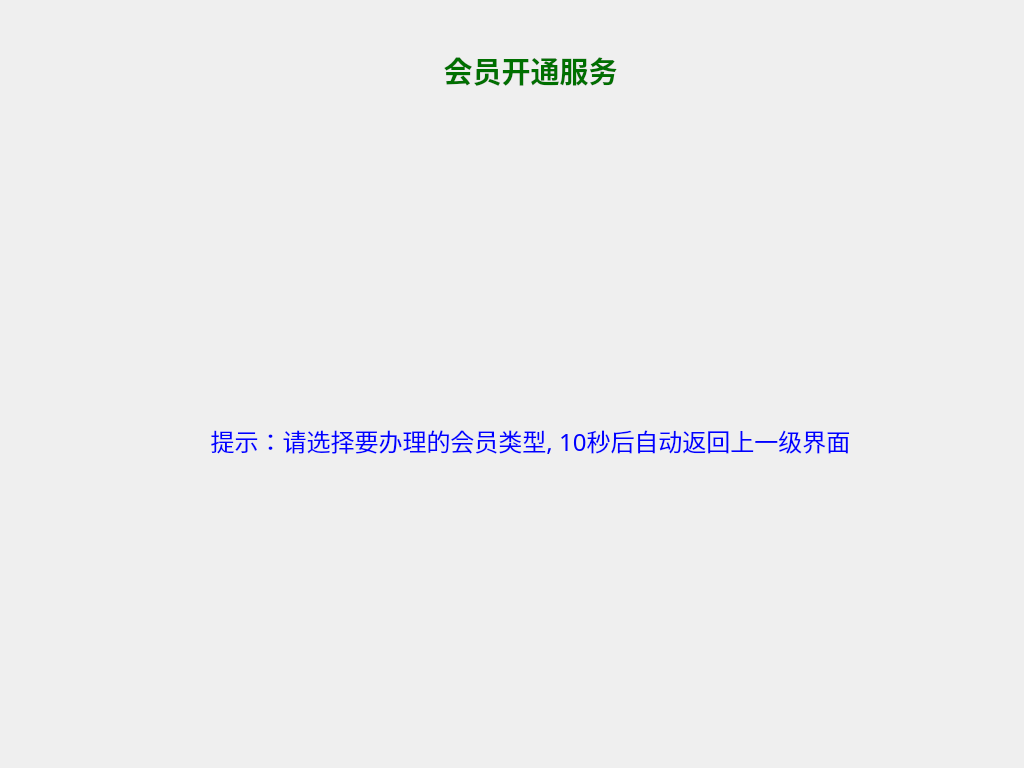
<?xml version="1.0" encoding="UTF-8"?>
<ui version="4.0">
 <class>MemberOnCardServiceClass</class>
 <widget class="QDialog" name="MemberOnCardServiceClass">
  <property name="geometry">
   <rect>
    <x>0</x>
    <y>0</y>
    <width>1024</width>
    <height>768</height>
   </rect>
  </property>
  <property name="minimumSize">
   <size>
    <width>1024</width>
    <height>768</height>
   </size>
  </property>
  <property name="maximumSize">
   <size>
    <width>1024</width>
    <height>768</height>
   </size>
  </property>
  <property name="windowTitle">
   <string>Dialog</string>
  </property>
  <widget class="QLabel" name="label">
   <property name="geometry">
    <rect>
     <x>0</x>
     <y>0</y>
     <width>1024</width>
     <height>768</height>
    </rect>
   </property>
   <property name="text">
    <string/>
   </property>
   <property name="pixmap">
    <pixmap resource="../bicycle.qrc">:/image/function_background.png</pixmap>
   </property>
  </widget>
  <widget class="QLabel" name="label_memberOnCardServiceShow">
   <property name="geometry">
    <rect>
     <x>200</x>
     <y>420</y>
     <width>661</width>
     <height>41</height>
    </rect>
   </property>
   <property name="font">
    <font>
     <family>文泉驿正黑</family>
     <pointsize>18</pointsize>
     <weight>50</weight>
     <bold>false</bold>
    </font>
   </property>
   <property name="styleSheet">
    <string notr="true">color: rgb(0, 0, 255);</string>
   </property>
   <property name="text">
    <string>提示：请选择要办理的会员类型, 10秒后自动返回上一级界面</string>
   </property>
   <property name="alignment">
    <set>Qt::AlignCenter</set>
   </property>
  </widget>
  <widget class="QLabel" name="label_OnCardTitle">
   <property name="geometry">
    <rect>
     <x>370</x>
     <y>50</y>
     <width>321</width>
     <height>41</height>
    </rect>
   </property>
   <property name="font">
    <font>
     <family>华文中宋</family>
     <pointsize>22</pointsize>
     <weight>75</weight>
     <bold>true</bold>
    </font>
   </property>
   <property name="styleSheet">
    <string notr="true">color: rgb(0, 112, 0);</string>
   </property>
   <property name="text">
    <string>会员开通服务</string>
   </property>
   <property name="alignment">
    <set>Qt::AlignCenter</set>
   </property>
  </widget>
  <widget class="QWidget" name="layoutWidget">
   <property name="geometry">
    <rect>
     <x>100</x>
     <y>180</y>
     <width>831</width>
     <height>191</height>
    </rect>
   </property>
   <layout class="QHBoxLayout" name="horizontalLayout">
    <item>
     <widget class="QLabel" name="label_7">
      <property name="styleSheet">
       <string notr="true">image: url(:/image/normal_member.png);</string>
      </property>
      <property name="text">
       <string/>
      </property>
     </widget>
    </item>
    <item>
     <widget class="QLabel" name="label_8">
      <property name="styleSheet">
       <string notr="true">image: url(:/image/time_member.png);</string>
      </property>
      <property name="text">
       <string/>
      </property>
     </widget>
    </item>
    <item>
     <widget class="QLabel" name="label_9">
      <property name="styleSheet">
       <string notr="true">image: url(:/image/day_member.png);</string>
      </property>
      <property name="text">
       <string/>
      </property>
     </widget>
    </item>
    <item>
     <widget class="QLabel" name="label_10">
      <property name="styleSheet">
       <string notr="true">image: url(:/image/month_member.png);</string>
      </property>
      <property name="text">
       <string/>
      </property>
     </widget>
    </item>
    <item>
     <widget class="QLabel" name="label_11">
      <property name="styleSheet">
       <string notr="true">image: url(:/image/year_member.png);</string>
      </property>
      <property name="text">
       <string/>
      </property>
     </widget>
    </item>
   </layout>
  </widget>
 </widget>
 <resources>
  <include location="../bicycle.qrc"/>
 </resources>
 <connections/>
</ui>
